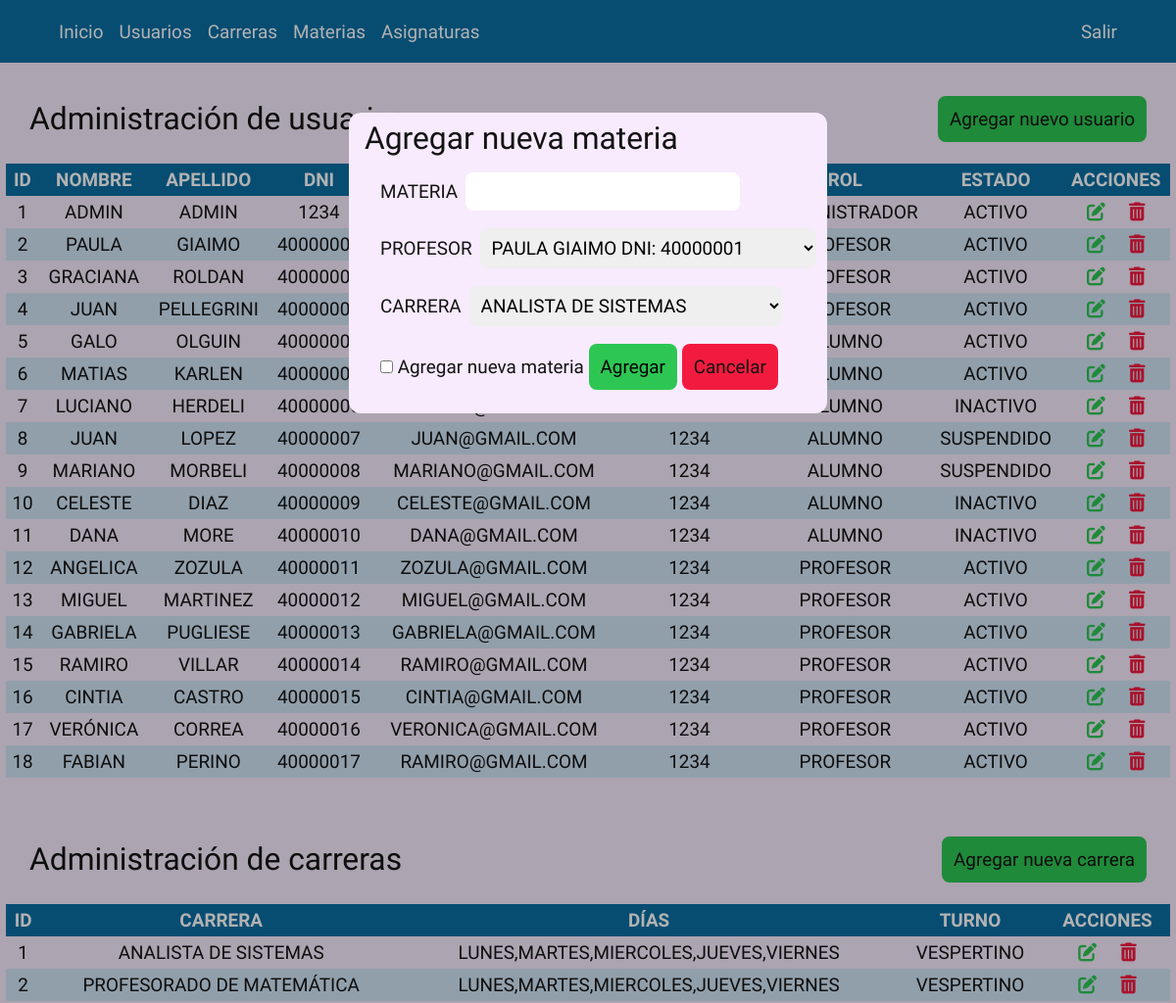
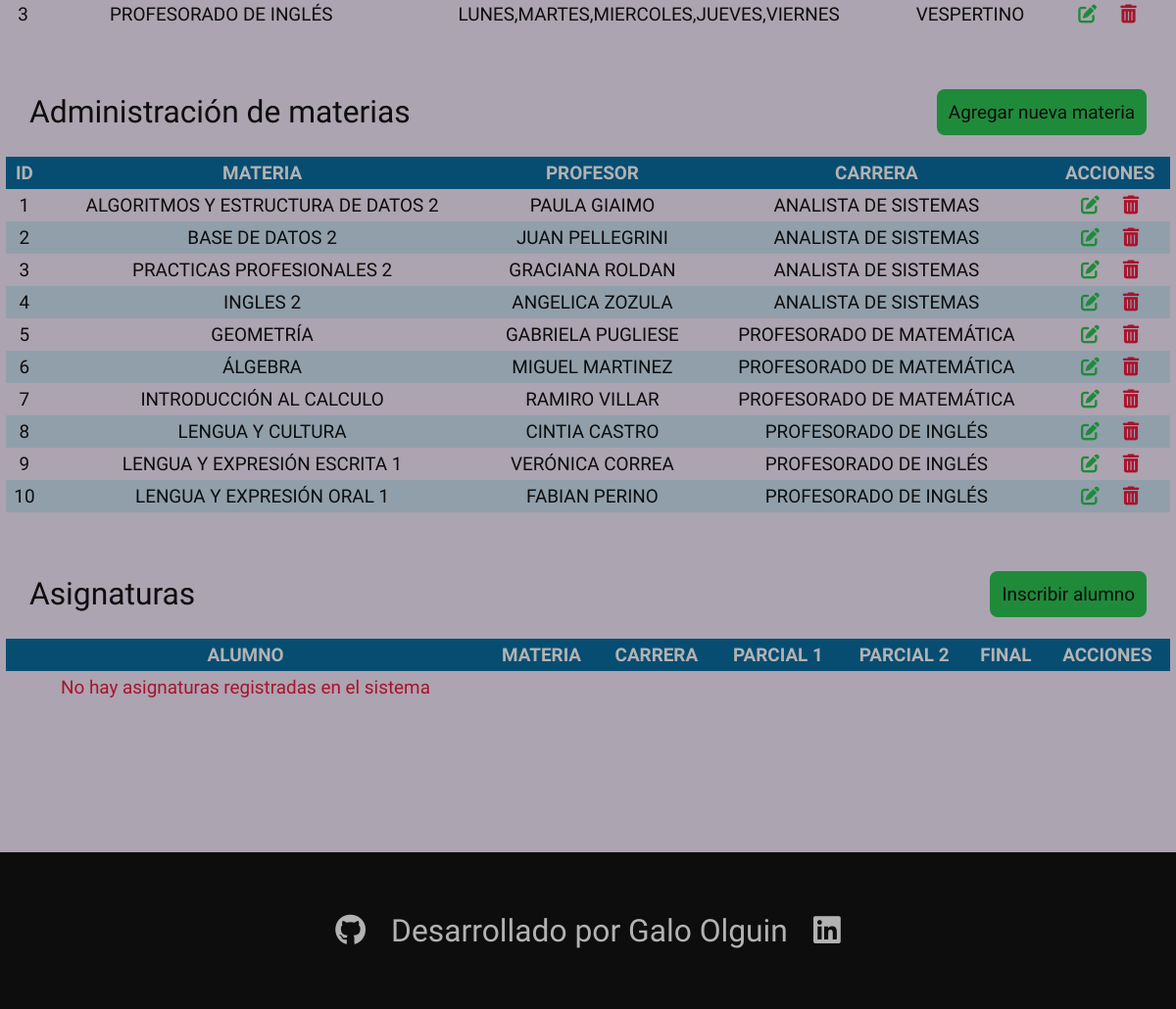
/panel.php?pan=1&acc=4 (signed in), run on the app's committed database (2 pictures, top to bottom).
### tables this page shows
create table usuarios(
    id int auto_increment,
    nombre varchar(30),
    apellido varchar(30),
    rol int,
    contraseña varchar(30),
    email varchar(30),
    dni int(8),
    foreign key (rol) references roles(id),
    primary key (id,rol)
);

create table roles(
    id int auto_increment,
    nombre varchar (30),
    primary key (id)
);

create table estados(
	id int auto_increment,
    nombreEstado varchar(30),
    primary key (id)
);

create table carreras(
	id int auto_increment,
    nombreCarrera varchar(70),
	diasCursada varchar(70),
    turno varchar(30),
    primary key (id)
);

create table materias(
    id int auto_increment,
    materia varchar (60),
    profesor int,
    carrera int,
    foreign key (carrera) references carreras(id),
    foreign key (profesor) references usuarios(id),
    primary key (id,carrera)
);

### clases.php (the view, shortened to what this page needs)
<?php
function condb (){
        $serv="localhost";
        $usr="root";
        $pss="";
        $bd="alumni";
        $c=mysqli_connect($serv, $usr, $pss, $bd);
        return $c;
}
class Usuario {
    public static function listarUsuarios(){
        $con = condb();
        $data = mysqli_query($con,"select usuarios.id, usuarios.nombre, usuarios.apellido, roles.nombreRol, usuarios.contraseña, usuarios.email, usuarios.dni, estados.nombreEstado from usuarios inner join roles on usuarios.rol = roles.id inner join estados on usuarios.idEstado = estados.id order by id;");
        while ($info = mysqli_fetch_assoc($data)){ ?>
            <tr>
                <td><?php echo $info['id']; ?></td>
                <td><?php echo $info['nombre']; ?></td>
                <td><?php echo $info['apellido']; ?></td>
                <td><?php echo $info['dni']; ?></td>
                <td><?php echo $info['email']; ?></td>
                <td><?php echo $info['contraseña']; ?></td>
                <td><?php echo $info['nombreRol']; ?></td>
                <td><?php echo $info['nombreEstado']; ?></td>
                <td>
                    <p class="acciones">
                        <a class="modificar" href="panel.php?pan=1 & acc=1 & id=<?php echo $info['id']; ?>">
                            <i class="fa-solid fa-pen-to-square"></i>
                        </a>
                        <a class="eliminar" href="panel.php?pan=1 & acc=2 & id=<?php echo $info['id']; ?>">
                            <i class="fa-solid fa-trash-can"></i>
                        </a>
                    </p>
                </td>
            </tr>
<?php   }
    }
        ?>
    <?php }
}
class Materia{
    public static function listarMaterias(){
        $con = condb();
        $data = mysqli_query($con,"select materias.id, materias.materia, usuarios.nombre, usuarios.apellido, carreras.nombreCarrera from (( materias inner join usuarios on materias.profesor = usuarios.id ) inner join carreras on materias.carrera = carreras.id);");
        if(mysqli_affected_rows($con) == 0){
            echo "<tr><td><b class='bold red'>No hay materias registradas en el sistema</b></td></tr>";
        }else{
            while ($info = mysqli_fetch_assoc($data)){ ?>
                <tr>
                    <td><?php echo $info['id']; ?></td>
                    <td><?php echo $info['materia']; ?></td>
                    <td><?php echo $info['nombre'] ." " .$info['apellido']; ?></td>
                    <td><?php echo $info['nombreCarrera']; ?></td>
                    <td>
                        <p class="acciones">
                            <a class="modificar" href="panel.php?pan=1 & acc=5 & id=<?php echo $info['id']; ?>">
                                <i class="fa-solid fa-pen-to-square"></i>
                            </a>
                            <a class="eliminar" href="panel.php?pan=1 & acc=6 & id=<?php echo $info['id']; ?>">
                                <i class="fa-solid fa-trash-can"></i>
                            </a>
                        </p>
                    </td>
                </tr>
            <?php   }
        }
    }
}
class Carrera{
    public static function listarCarreras(){
        $con = condb();
        $data = mysqli_query($con,"select * from carreras;");
        if(mysqli_affected_rows($con) == 0){
            echo "<tr><td><b class='bold red'>No hay carreras registradas en el sistema</b></tr></td>";
        }else{
            while ($info = mysqli_fetch_assoc($data)){ ?>
                <tr>
                    <td><?php echo $info['id']; ?></td>
                    <td><?php echo $info['nombreCarrera']; ?></td>
                    <td><?php echo $info['diasCursada']; ?></td>
                    <td><?php echo $info['turno']; ?></td>
                    <td>
                        <p class="acciones">
                            <a class="modificar" href="panel.php?pan=1 & acc=8 & id=<?php echo $info['id']; ?>">
                                <i class="fa-solid fa-pen-to-square"></i>
                            </a>
                            <a class="eliminar" href="panel.php?pan=1 & acc=9 & id=<?php echo $info['id']; ?>">
                                <i class="fa-solid fa-trash-can"></i>
                            </a>
                        </p>
                    </td>
                </tr>
            <?php   }
        }
    }
}
class Notas{
    public static function listarNotas(){
        $con = condb();
        if(mysqli_affected_rows($con) == 0){
            echo "<tr><td><b class='bold red'>No hay asignaturas registradas en el sistema</b></tr></td>";
        }
    }
                $nombre = $info['nombre'] ." " .$info['apellido'];?>
            <?php   }
}
?>

### css/style.css (style rules this page uses)
* { margin: 0; padding: 0; border: 0; font-size: 100%; font: inherit; vertical-align: baseline; }
:root { --color-blanco: #ffffff; --color-celeste100: #f7ebfd; --color-celeste200: #00a9e2; --color-celeste300 : #0B6FA4; --color-celeste400: #2c4268; --color-naranja300: #f06c00; --color-rojo200: #f21b3f; --color-verde100: #6ede8a; --color-verde200: #2dc653; --color-verde700: #026969; --color-gris200: #9b9c9b; --color-negro: #131313; --font-T300: 300 clamp(1rem, 0.2958rem + 2.2535vw, 3rem) 'Prompt', sans-serif; --font-T500: 500 clamp(1rem, 0.2958rem + 2.2535vw, 3rem) 'Prompt', sans-serif; --font-T700: 700 clamp(1rem, 0.2958rem + 2.2535vw, 3rem) 'Prompt', sans-serif; --font-TI300: italic 300 clamp(1rem, 0.2958rem + 2.2535vw, 3rem) 'Prompt', sans-serif; --font-P300: 300 clamp(0.75rem, 0.4419rem + 0.9859vw, 1.625rem) 'Prompt', sans-serif; --font-P500: 500 clamp(0.75rem, 0.4419rem + 0.9859vw, 1.625rem) 'Prompt', sans-serif; --font-P700: 700 clamp(0.75rem, 0.4419rem + 0.9859vw, 1.625rem) 'Prompt', sans-serif; --font-PI300: italic 300 clamp(0.75rem, 0.4419rem + 0.9859vw, 1.625rem) 'Prompt', sans-serif; }
body { font: var(--font-P300); color: var(--color-negro); }
.modificar { color: var(--color-verde200); }
.eliminar { color: var(--color-rojo200); }
.red { color: var(--color-rojo200); }
.bold { font-weight: 500; }

### css/panel.css (style rules this page uses)
table.lista td, table.lista th { padding: 5px 5px; }
table.lista tbody td { font: var(--font-P300); }
table.lista tr:nth-child(even) { background: #D0E4F5; }
.acciones { display: flex; justify-content: center; gap: 24px; }

### data on the page
usuarios: id "1", nombre "ADMIN", apellido "ADMIN", dni "1234", rol.nombreRol "ADMINISTRADOR", idEstado.nombreEstado "ACTIVO"
usuarios: id "2", nombre "PAULA", apellido "GIAIMO", dni "40000001", rol.nombreRol "PROFESOR", idEstado.nombreEstado "ACTIVO"
usuarios: id "3", nombre "GRACIANA", apellido "ROLDAN", dni "40000002", rol.nombreRol "PROFESOR", idEstado.nombreEstado "ACTIVO"
usuarios: id "4", nombre "JUAN", apellido "PELLEGRINI", dni "40000003", rol.nombreRol "PROFESOR", idEstado.nombreEstado "ACTIVO"
usuarios: id "5", nombre "GALO", apellido "OLGUIN", dni "40000004", rol.nombreRol "ALUMNO", idEstado.nombreEstado "ACTIVO"
usuarios: id "6", nombre "MATIAS", apellido "KARLEN", dni "40000005", rol.nombreRol "ALUMNO", idEstado.nombreEstado "ACTIVO"
usuarios: id "7", nombre "LUCIANO", apellido "HERDELI", dni "40000006", rol.nombreRol "ALUMNO", idEstado.nombreEstado "INACTIVO"
usuarios: id "8", nombre "JUAN", apellido "LOPEZ", dni "40000007", email "JUAN@GMAIL.COM", contraseña "1234", rol.nombreRol "ALUMNO", idEstado.nombreEstado "SUSPENDIDO"
usuarios: id "9", nombre "MARIANO", apellido "MORBELI", dni "40000008", email "MARIANO@GMAIL.COM", contraseña "1234", rol.nombreRol "ALUMNO", idEstado.nombreEstado "SUSPENDIDO"
usuarios: id "10", nombre "CELESTE", apellido "DIAZ", dni "40000009", email "CELESTE@GMAIL.COM", contraseña "1234", rol.nombreRol "ALUMNO", idEstado.nombreEstado "INACTIVO"
usuarios: id "11", nombre "DANA", apellido "MORE", dni "40000010", email "DANA@GMAIL.COM", contraseña "1234", rol.nombreRol "ALUMNO", idEstado.nombreEstado "INACTIVO"
usuarios: id "12", nombre "ANGELICA", apellido "ZOZULA", dni "40000011", email "ZOZULA@GMAIL.COM", contraseña "1234", rol.nombreRol "PROFESOR", idEstado.nombreEstado "ACTIVO"
usuarios: id "13", nombre "MIGUEL", apellido "MARTINEZ", dni "40000012", email "MIGUEL@GMAIL.COM", contraseña "1234", rol.nombreRol "PROFESOR", idEstado.nombreEstado "ACTIVO"
usuarios: id "14", nombre "GABRIELA", apellido "PUGLIESE", dni "40000013", email "GABRIELA@GMAIL.COM", contraseña "1234", rol.nombreRol "PROFESOR", idEstado.nombreEstado "ACTIVO"
usuarios: id "15", nombre "RAMIRO", apellido "VILLAR", dni "40000014", email "RAMIRO@GMAIL.COM", contraseña "1234", rol.nombreRol "PROFESOR", idEstado.nombreEstado "ACTIVO"
usuarios: id "16", nombre "CINTIA", apellido "CASTRO", dni "40000015", email "CINTIA@GMAIL.COM", contraseña "1234", rol.nombreRol "PROFESOR", idEstado.nombreEstado "ACTIVO"
usuarios: id "17", nombre "VERÓNICA", apellido "CORREA", dni "40000016", email "VERONICA@GMAIL.COM", contraseña "1234", rol.nombreRol "PROFESOR", idEstado.nombreEstado "ACTIVO"
usuarios: id "18", nombre "FABIAN", apellido "PERINO", dni "40000017", email "RAMIRO@GMAIL.COM", contraseña "1234", rol.nombreRol "PROFESOR", idEstado.nombreEstado "ACTIVO"
carreras: id "1", nombreCarrera "ANALISTA DE SISTEMAS", diasCursada "LUNES,MARTES,MIERCOLES,JUEVES,VIERNES", turno "VESPERTINO"
carreras: id "2", nombreCarrera "PROFESORADO DE MATEMÁTICA", diasCursada "LUNES,MARTES,MIERCOLES,JUEVES,VIERNES", turno "VESPERTINO"
carreras: id "3", nombreCarrera "PROFESORADO DE INGLÉS", diasCursada "LUNES,MARTES,MIERCOLES,JUEVES,VIERNES", turno "VESPERTINO"
materias: id "1", materia "ALGORITMOS Y ESTRUCTURA DE DATOS 2", usuarios.nombre "PAULA", usuarios.apellido "GIAIMO", carrera.nombreCarrera "ANALISTA DE SISTEMAS"
materias: id "2", materia "BASE DE DATOS 2", usuarios.nombre "JUAN", usuarios.apellido "PELLEGRINI", carrera.nombreCarrera "ANALISTA DE SISTEMAS"
materias: id "3", materia "PRACTICAS PROFESIONALES 2", usuarios.nombre "GRACIANA", usuarios.apellido "ROLDAN", carrera.nombreCarrera "ANALISTA DE SISTEMAS"
materias: id "4", materia "INGLES 2", usuarios.nombre "ANGELICA", usuarios.apellido "ZOZULA", carrera.nombreCarrera "ANALISTA DE SISTEMAS"
materias: id "5", materia "GEOMETRÍA", usuarios.nombre "GABRIELA", usuarios.apellido "PUGLIESE", carrera.nombreCarrera "PROFESORADO DE MATEMÁTICA"
materias: id "6", materia "ÁLGEBRA", usuarios.nombre "MIGUEL", usuarios.apellido "MARTINEZ", carrera.nombreCarrera "PROFESORADO DE MATEMÁTICA"
materias: id "7", materia "INTRODUCCIÓN AL CALCULO", usuarios.nombre "RAMIRO", usuarios.apellido "VILLAR", carrera.nombreCarrera "PROFESORADO DE MATEMÁTICA"
materias: id "8", materia "LENGUA Y CULTURA", usuarios.nombre "CINTIA", usuarios.apellido "CASTRO", carrera.nombreCarrera "PROFESORADO DE INGLÉS"
materias: id "9", materia "LENGUA Y EXPRESIÓN ESCRITA 1", usuarios.nombre "VERÓNICA", usuarios.apellido "CORREA", carrera.nombreCarrera "PROFESORADO DE INGLÉS"
materias: id "10", materia "LENGUA Y EXPRESIÓN ORAL 1", usuarios.nombre "FABIAN", usuarios.apellido "PERINO", carrera.nombreCarrera "PROFESORADO DE INGLÉS"

### other printed values
form field profesor "PAULA GIAIMO DNI: 40000001"
form field carrera "ANALISTA DE SISTEMAS"
